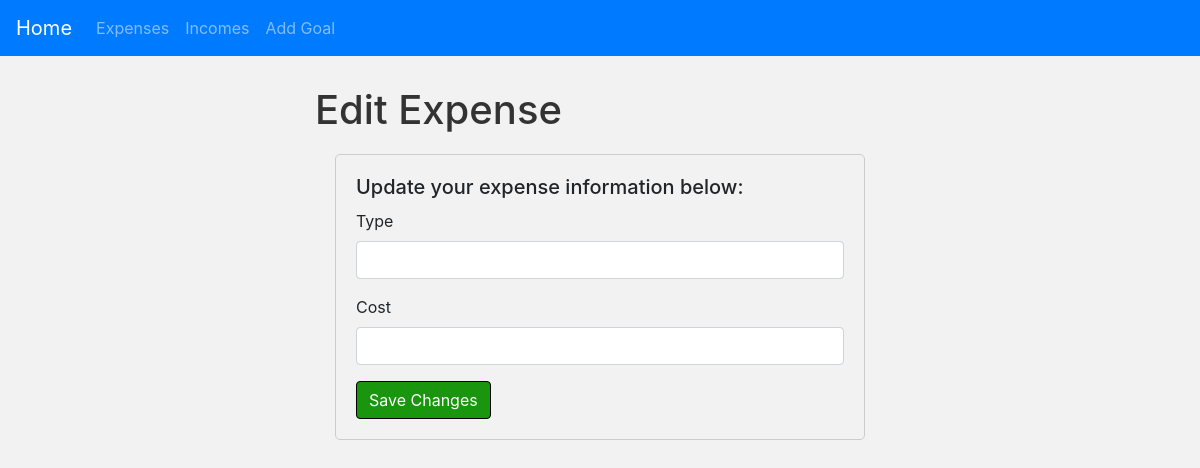
The page /expenses/edit_expense/2 on the database as committed earlier.
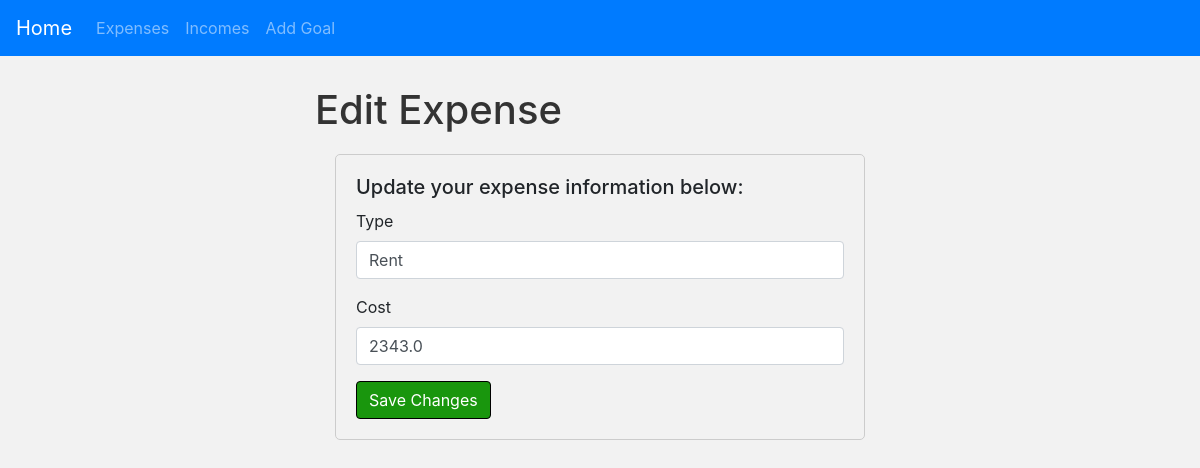
The same page on the database as committed later.
### app/models.py (models this page shows)
class Expenses(db.Model):
    Expense_id = db.Column(db.Integer, primary_key=True)
    type = db.Column(db.String(500))
    cost = db.Column(db.Float)
    date = db.Column(db.Date)

### app/views.py (the view, shortened to what this page needs)
@app.route('/expenses/edit_expense/<int:expense_id>', methods=['GET', 'POST'])
def edit_expense(expense_id):
    expense = Expenses.query.get(expense_id)
    form = ExpensesForm(obj=expense)
    return render_template('edit_expense.html',
                           form=form,
                           expense=expense,
                           title='Exit Income')

### app/forms.py
class ExpensesForm(FlaskForm):
    type = StringField('Type', validators=[DataRequired()])
    cost = FloatField('Cost', validators=[
                                        DataRequired(),
                                        NumberRange(min=0.01, max=1000000.00, message="Invalid cost"),
                                        validate_two_decimal_places
                                          ])

### app/templates/edit_expense.html (shortened to what this page needs)
{% extends "non_home.html" %}
{% block page_content %}
<h1>Edit Expense</h1>
<div class="form-container">
    <h5>Update your expense information below:</h5>
    <form method="POST" action="{{ expense.id }}">
        <div class="form-group">
            {{ form.type.label(class="form-control-label") }}
            {{ form.type(class="form-control") }}
        </div>
        <div class="form-group">
            {{ form.cost.label(class="form-control-label") }}
            {{ form.cost(class="form-control") }}
        </div>
        <button type="submit" class="btn btn-outline-info">Save Changes</button>
    </form>
</div>
{% endblock %}

Rows that differ between the two databases and show on the page:
added Expenses: type "Rent", cost "2343.0"
